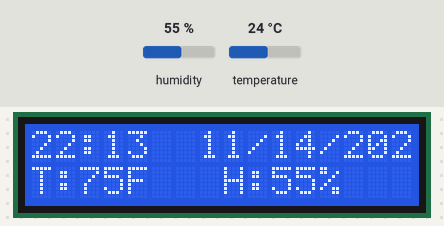
Recording of a sketch running on a simulated Arduino Uno, built with avr-gcc and run on an emulated ATmega328P. Shown: 16×2 character LCD. Inputs (shaded band) come from the test bench; at power-on: humidity 55 %, temperature 24 °C. The local clock reads 2024-03-15 10:24:30 at power-on unless the sketch sets it; what the sketch prints to the serial monitor is not drawn.

Above: at 3.7 s.
3.8 s: humidity set to 22 %
At 6.2 s:
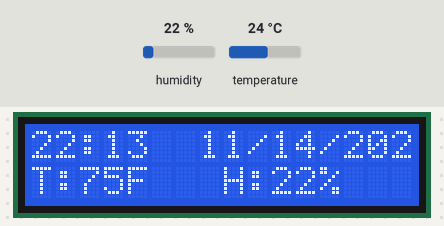
6.6 s: temperature set to 12 °C
At 10.3 s:
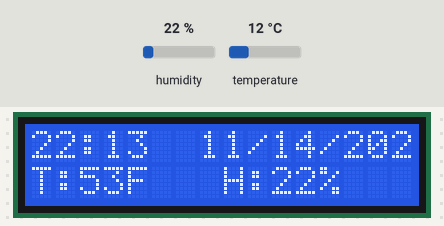
10.6 s: humidity set to 40 %
At 11.8 s:
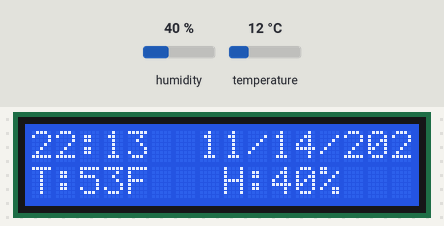
12.8 s: temperature set to 19 °C
At 16.3 s:
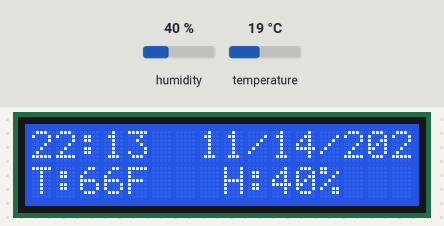
Timing chart, 0 to 17.8 s (numbered marks = the images above; inputs shaded):
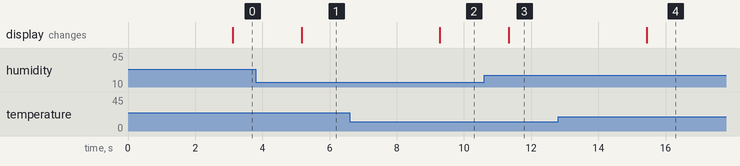

Measured:
- after the input at 3.8 s, the display: changes after 1.4 s (image 1)
- after the input at 6.6 s, the display: changes after 2.7 s (image 2)
- after the input at 10.6 s, the display: changes after 0.73 s (image 3)
- after the input at 12.8 s, the display: changes after 2.6 s (image 4)

The sketch:

RTC_Clock.ino
```cpp
#include "Arduino.h"
#include "LiquidCrystal.h"
#include "RtcDS1302.h"
#include "DHT11.h"

// Bunch of setup stuff for RTC
ThreeWire myWire(3, 4, 2);
RtcDS1302<ThreeWire> Rtc(myWire);

// Bunch of setup stuff for LCD Screen
const int rs = 12, en = 13, d4 = 8, d5 = 9, d6 = 10, d7 = 11;
LiquidCrystal lcd{ rs, en, d4, d5, d6, d7 };

// Setup for DHT module
DHT11 dht11(6); // Digital pin 6

void setup() {
  Serial.begin(9600);

  lcd.begin(16, 2);

  // Fix date/time
  Rtc.Begin();

  // Only needed once for initial setup -- can comment out after

  Serial.println("Setting up clock...");
  RtcDateTime currTime = RtcDateTime(__DATE__, __TIME__);
  Rtc.SetDateTime(currTime);

  delay(2000); // DHT 11 needs to stabilize
}

void loop() {
  int temp = dht11.readTemperature();
  int humidity = dht11.readHumidity();

  temp = (temp * 1.8) + 32; // Convert C to F

  RtcDateTime now = Rtc.GetDateTime();  // Gets various data about day and time

  // Set cursor for LCD to col 0, line 0 (0-based indexing)
  lcd.setCursor(0, 0);

  // Print time data
  lcd.print(now.Hour());
  lcd.print(":");
  if(now.Minute() >= 10) {
    lcd.print(now.Minute());
  } else {
    lcd.print("0");
    lcd.print(now.Minute());
  }


  lcd.print("  ");
  lcd.print(now.Month());
  lcd.print("/");
  lcd.print(now.Day());
  lcd.print("/");
  lcd.print(now.Year());

  // Print temp, humidity data
  lcd.setCursor(0,1);
  lcd.print("T:");
  lcd.print(temp);
  lcd.print("F   H:");
  lcd.print(humidity);
  lcd.print("%");

  delay(1000);
}
```
